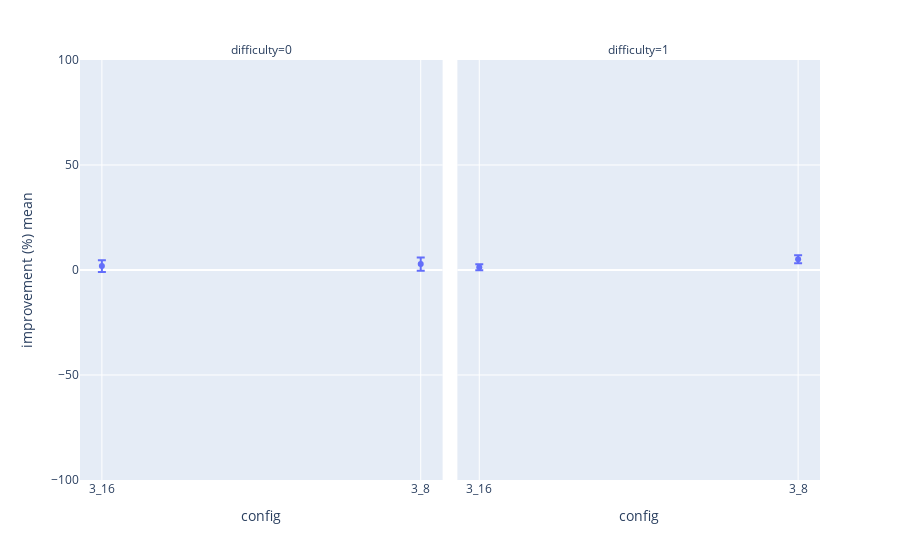
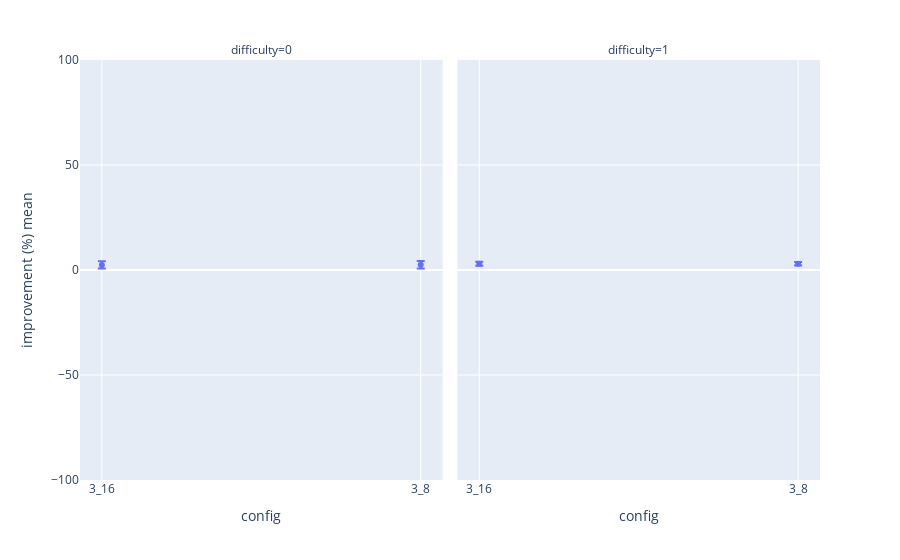
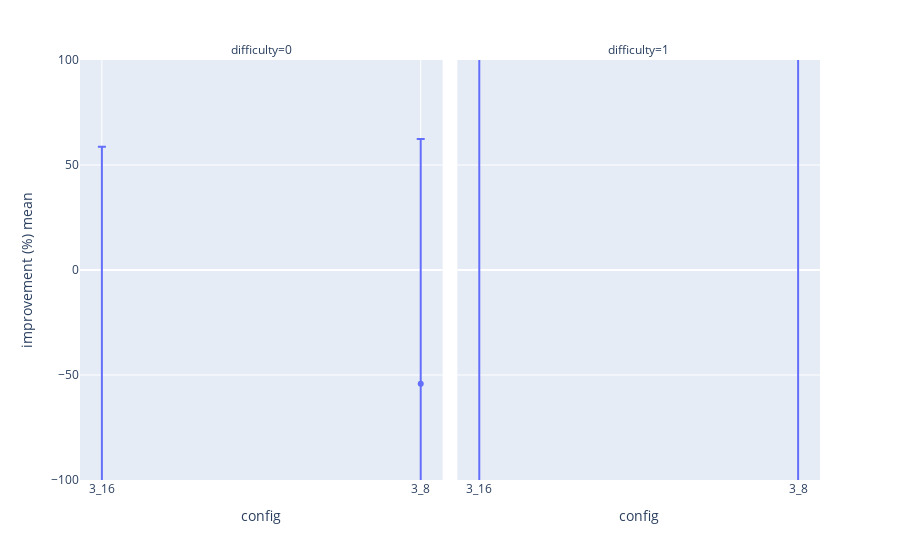
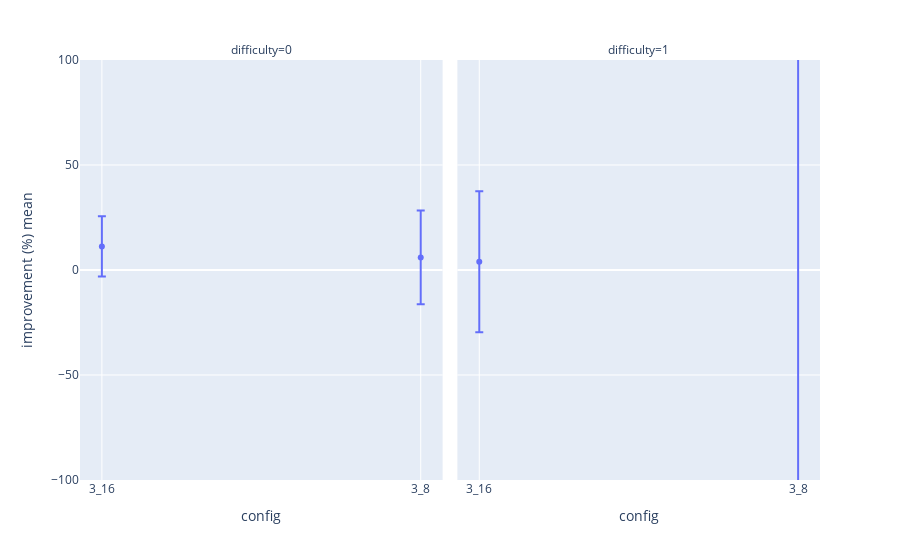

Source (notebook cell) for these figures, in order:
### Markdown cell above
# Quantified improvements

### Code cell
quantify_performance(choices=choices, layers=layers, dimensions=dimensions)

### Figure 1 — Plotly figure (JSON) as saved in the notebook; plotly's stock layout.template omitted (floating-point values rounded to 4 significant figures)
{"data": [{"error_y": {"array": [2.757, 3.142]}, "hovertemplate": "difficulty=0<br>config=%{x}<br>improvement (%) mean=%{y}<extra></extra>", "legendgroup": "", "marker": {"color": "#636efa", "symbol": "circle"}, "mode": "markers", "name": "", "orientation": "v", "showlegend": false, "type": "scatter", "x": ["3_16", "3_8"], "xaxis": "x", "y": [1.86, 2.842], "yaxis": "y"}, {"error_y": {"array": [1.402, 1.885]}, "hovertemplate": "difficulty=1<br>config=%{x}<br>improvement (%) mean=%{y}<extra></extra>", "legendgroup": "", "marker": {"color": "#636efa", "symbol": "circle"}, "mode": "markers", "name": "", "orientation": "v", "showlegend": false, "type": "scatter", "x": ["3_16", "3_8"], "xaxis": "x2", "y": [1.308, 5.085], "yaxis": "y2"}], "layout": {"annotations": [{"font": {}, "showarrow": false, "text": "difficulty=0", "x": 0.245, "xanchor": "center", "xref": "paper", "y": 1, "yanchor": "bottom", "yref": "paper"}, {"font": {}, "showarrow": false, "text": "difficulty=1", "x": 0.755, "xanchor": "center", "xref": "paper", "y": 1, "yanchor": "bottom", "yref": "paper"}], "legend": {"tracegroupgap": 0}, "margin": {"t": 60}, "xaxis": {"anchor": "y", "domain": [0, 0.49], "title": {"text": "config"}}, "xaxis2": {"anchor": "y2", "domain": [0.51, 1], "matches": "x", "title": {"text": "config"}}, "yaxis": {"anchor": "x", "domain": [0, 1], "range": [-100, 100], "title": {"text": "improvement (%) mean"}}, "yaxis2": {"anchor": "x2", "domain": [0, 1], "matches": "y", "range": [-100, 100], "showticklabels": false}}}

### Figure 2 — Plotly figure (JSON) as saved in the notebook; plotly's stock layout.template omitted (floating-point values rounded to 4 significant figures)
{"data": [{"error_y": {"array": [1.708, 1.801]}, "hovertemplate": "difficulty=0<br>config=%{x}<br>improvement (%) mean=%{y}<extra></extra>", "legendgroup": "", "marker": {"color": "#636efa", "symbol": "circle"}, "mode": "markers", "name": "", "orientation": "v", "showlegend": false, "type": "scatter", "x": ["3_16", "3_8"], "xaxis": "x", "y": [2.409, 2.463], "yaxis": "y"}, {"error_y": {"array": [0.9363, 0.8373]}, "hovertemplate": "difficulty=1<br>config=%{x}<br>improvement (%) mean=%{y}<extra></extra>", "legendgroup": "", "marker": {"color": "#636efa", "symbol": "circle"}, "mode": "markers", "name": "", "orientation": "v", "showlegend": false, "type": "scatter", "x": ["3_16", "3_8"], "xaxis": "x2", "y": [2.978, 2.941], "yaxis": "y2"}], "layout": {"annotations": [{"font": {}, "showarrow": false, "text": "difficulty=0", "x": 0.245, "xanchor": "center", "xref": "paper", "y": 1, "yanchor": "bottom", "yref": "paper"}, {"font": {}, "showarrow": false, "text": "difficulty=1", "x": 0.755, "xanchor": "center", "xref": "paper", "y": 1, "yanchor": "bottom", "yref": "paper"}], "legend": {"tracegroupgap": 0}, "margin": {"t": 60}, "xaxis": {"anchor": "y", "domain": [0, 0.49], "title": {"text": "config"}}, "xaxis2": {"anchor": "y2", "domain": [0.51, 1], "matches": "x", "title": {"text": "config"}}, "yaxis": {"anchor": "x", "domain": [0, 1], "range": [-100, 100], "title": {"text": "improvement (%) mean"}}, "yaxis2": {"anchor": "x2", "domain": [0, 1], "matches": "y", "range": [-100, 100], "showticklabels": false}}}

### Figure 3 — Plotly figure (JSON) as saved in the notebook; plotly's stock layout.template omitted (floating-point values rounded to 4 significant figures)
{"data": [{"error_y": {"array": [245.9, 116.6]}, "hovertemplate": "difficulty=0<br>config=%{x}<br>improvement (%) mean=%{y}<extra></extra>", "legendgroup": "", "marker": {"color": "#636efa", "symbol": "circle"}, "mode": "markers", "name": "", "orientation": "v", "showlegend": false, "type": "scatter", "x": ["3_16", "3_8"], "xaxis": "x", "y": [-187.2, -54.18], "yaxis": "y"}, {"error_y": {"array": [590.3, 635.8]}, "hovertemplate": "difficulty=1<br>config=%{x}<br>improvement (%) mean=%{y}<extra></extra>", "legendgroup": "", "marker": {"color": "#636efa", "symbol": "circle"}, "mode": "markers", "name": "", "orientation": "v", "showlegend": false, "type": "scatter", "x": ["3_16", "3_8"], "xaxis": "x2", "y": [-409.1, -351.6], "yaxis": "y2"}], "layout": {"annotations": [{"font": {}, "showarrow": false, "text": "difficulty=0", "x": 0.245, "xanchor": "center", "xref": "paper", "y": 1, "yanchor": "bottom", "yref": "paper"}, {"font": {}, "showarrow": false, "text": "difficulty=1", "x": 0.755, "xanchor": "center", "xref": "paper", "y": 1, "yanchor": "bottom", "yref": "paper"}], "legend": {"tracegroupgap": 0}, "margin": {"t": 60}, "xaxis": {"anchor": "y", "domain": [0, 0.49], "title": {"text": "config"}}, "xaxis2": {"anchor": "y2", "domain": [0.51, 1], "matches": "x", "title": {"text": "config"}}, "yaxis": {"anchor": "x", "domain": [0, 1], "range": [-100, 100], "title": {"text": "improvement (%) mean"}}, "yaxis2": {"anchor": "x2", "domain": [0, 1], "matches": "y", "range": [-100, 100], "showticklabels": false}}}

### Figure 4 — Plotly figure (JSON) as saved in the notebook; plotly's stock layout.template omitted (floating-point values rounded to 4 significant figures)
{"data": [{"error_y": {"array": [14.32, 22.35]}, "hovertemplate": "difficulty=0<br>config=%{x}<br>improvement (%) mean=%{y}<extra></extra>", "legendgroup": "", "marker": {"color": "#636efa", "symbol": "circle"}, "mode": "markers", "name": "", "orientation": "v", "showlegend": false, "type": "scatter", "x": ["3_16", "3_8"], "xaxis": "x", "y": [11.25, 6.006], "yaxis": "y"}, {"error_y": {"array": [33.59, 350.9]}, "hovertemplate": "difficulty=1<br>config=%{x}<br>improvement (%) mean=%{y}<extra></extra>", "legendgroup": "", "marker": {"color": "#636efa", "symbol": "circle"}, "mode": "markers", "name": "", "orientation": "v", "showlegend": false, "type": "scatter", "x": ["3_16", "3_8"], "xaxis": "x2", "y": [3.966, -171.9], "yaxis": "y2"}], "layout": {"annotations": [{"font": {}, "showarrow": false, "text": "difficulty=0", "x": 0.245, "xanchor": "center", "xref": "paper", "y": 1, "yanchor": "bottom", "yref": "paper"}, {"font": {}, "showarrow": false, "text": "difficulty=1", "x": 0.755, "xanchor": "center", "xref": "paper", "y": 1, "yanchor": "bottom", "yref": "paper"}], "legend": {"tracegroupgap": 0}, "margin": {"t": 60}, "xaxis": {"anchor": "y", "domain": [0, 0.49], "title": {"text": "config"}}, "xaxis2": {"anchor": "y2", "domain": [0.51, 1], "matches": "x", "title": {"text": "config"}}, "yaxis": {"anchor": "x", "domain": [0, 1], "range": [-100, 100], "title": {"text": "improvement (%) mean"}}, "yaxis2": {"anchor": "x2", "domain": [0, 1], "matches": "y", "range": [-100, 100], "showticklabels": false}}}
